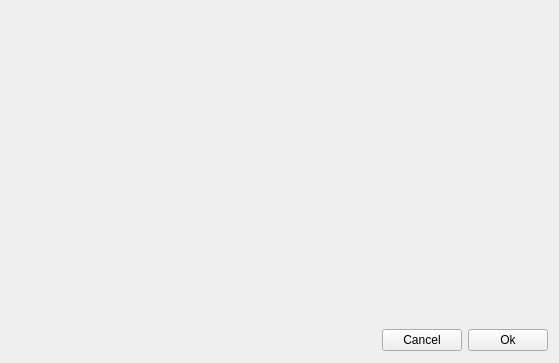
<?xml version="1.0" encoding="UTF-8"?>
<ui version="4.0">
 <class>SelectSkyboxDialog</class>
 <widget class="QDialog" name="SelectSkyboxDialog">
  <property name="geometry">
   <rect>
    <x>0</x>
    <y>0</y>
    <width>559</width>
    <height>363</height>
   </rect>
  </property>
  <property name="windowTitle">
   <string>Dialog</string>
  </property>
  <layout class="QVBoxLayout" name="verticalLayout">
   <item>
    <layout class="QGridLayout" name="gridLayout_2">
     <item row="1" column="0">
      <widget class="QPushButton" name="xButton">
       <property name="minimumSize">
        <size>
         <width>100</width>
         <height>100</height>
        </size>
       </property>
       <property name="maximumSize">
        <size>
         <width>100</width>
         <height>100</height>
        </size>
       </property>
       <property name="text">
        <string/>
       </property>
       <property name="icon">
        <iconset resource="../../EditorResources.qrc">
         <normaloff>:/icons/Icons/sb_x.png</normaloff>:/icons/Icons/sb_x.png</iconset>
       </property>
       <property name="iconSize">
        <size>
         <width>97</width>
         <height>97</height>
        </size>
       </property>
       <property name="flat">
        <bool>true</bool>
       </property>
      </widget>
     </item>
     <item row="1" column="4">
      <widget class="QPushButton" name="nyButton">
       <property name="minimumSize">
        <size>
         <width>100</width>
         <height>100</height>
        </size>
       </property>
       <property name="maximumSize">
        <size>
         <width>100</width>
         <height>100</height>
        </size>
       </property>
       <property name="text">
        <string/>
       </property>
       <property name="icon">
        <iconset resource="../../EditorResources.qrc">
         <normaloff>:/icons/Icons/sb_ny.png</normaloff>:/icons/Icons/sb_ny.png</iconset>
       </property>
       <property name="iconSize">
        <size>
         <width>97</width>
         <height>97</height>
        </size>
       </property>
       <property name="flat">
        <bool>true</bool>
       </property>
      </widget>
     </item>
     <item row="1" column="2">
      <widget class="QPushButton" name="yButton">
       <property name="minimumSize">
        <size>
         <width>100</width>
         <height>100</height>
        </size>
       </property>
       <property name="maximumSize">
        <size>
         <width>100</width>
         <height>100</height>
        </size>
       </property>
       <property name="text">
        <string/>
       </property>
       <property name="icon">
        <iconset resource="../../EditorResources.qrc">
         <normaloff>:/icons/Icons/sb_y.png</normaloff>:/icons/Icons/sb_y.png</iconset>
       </property>
       <property name="iconSize">
        <size>
         <width>97</width>
         <height>97</height>
        </size>
       </property>
       <property name="flat">
        <bool>true</bool>
       </property>
      </widget>
     </item>
     <item row="1" column="3">
      <widget class="QPushButton" name="nxButton">
       <property name="minimumSize">
        <size>
         <width>100</width>
         <height>100</height>
        </size>
       </property>
       <property name="maximumSize">
        <size>
         <width>100</width>
         <height>100</height>
        </size>
       </property>
       <property name="text">
        <string/>
       </property>
       <property name="icon">
        <iconset resource="../../EditorResources.qrc">
         <normaloff>:/icons/Icons/sb_nx.png</normaloff>:/icons/Icons/sb_nx.png</iconset>
       </property>
       <property name="iconSize">
        <size>
         <width>97</width>
         <height>97</height>
        </size>
       </property>
       <property name="flat">
        <bool>true</bool>
       </property>
      </widget>
     </item>
     <item row="0" column="2">
      <widget class="QPushButton" name="zButton">
       <property name="minimumSize">
        <size>
         <width>100</width>
         <height>100</height>
        </size>
       </property>
       <property name="maximumSize">
        <size>
         <width>100</width>
         <height>100</height>
        </size>
       </property>
       <property name="text">
        <string/>
       </property>
       <property name="icon">
        <iconset resource="../../EditorResources.qrc">
         <normaloff>:/icons/Icons/sb_z.png</normaloff>:/icons/Icons/sb_z.png</iconset>
       </property>
       <property name="iconSize">
        <size>
         <width>97</width>
         <height>97</height>
        </size>
       </property>
       <property name="flat">
        <bool>true</bool>
       </property>
      </widget>
     </item>
     <item row="2" column="2">
      <widget class="QPushButton" name="nzButton">
       <property name="minimumSize">
        <size>
         <width>100</width>
         <height>100</height>
        </size>
       </property>
       <property name="maximumSize">
        <size>
         <width>100</width>
         <height>100</height>
        </size>
       </property>
       <property name="text">
        <string/>
       </property>
       <property name="icon">
        <iconset resource="../../EditorResources.qrc">
         <normaloff>:/icons/Icons/sb_nz.png</normaloff>:/icons/Icons/sb_nz.png</iconset>
       </property>
       <property name="iconSize">
        <size>
         <width>97</width>
         <height>97</height>
        </size>
       </property>
       <property name="flat">
        <bool>true</bool>
       </property>
      </widget>
     </item>
    </layout>
   </item>
   <item>
    <layout class="QHBoxLayout" name="horizontalLayout">
     <item>
      <spacer name="horizontalSpacer">
       <property name="orientation">
        <enum>Qt::Horizontal</enum>
       </property>
       <property name="sizeType">
        <enum>QSizePolicy::Expanding</enum>
       </property>
       <property name="sizeHint" stdset="0">
        <size>
         <width>40</width>
         <height>20</height>
        </size>
       </property>
      </spacer>
     </item>
     <item>
      <widget class="QPushButton" name="cancelButton">
       <property name="text">
        <string>Cancel</string>
       </property>
      </widget>
     </item>
     <item>
      <widget class="QPushButton" name="okButton">
       <property name="text">
        <string>Ok</string>
       </property>
      </widget>
     </item>
    </layout>
   </item>
  </layout>
 </widget>
 <resources>
  <include location="../../EditorResources.qrc"/>
 </resources>
 <connections>
  <connection>
   <sender>cancelButton</sender>
   <signal>clicked()</signal>
   <receiver>SelectSkyboxDialog</receiver>
   <slot>close()</slot>
   <hints>
    <hint type="sourcelabel">
     <x>441</x>
     <y>341</y>
    </hint>
    <hint type="destinationlabel">
     <x>881</x>
     <y>468</y>
    </hint>
   </hints>
  </connection>
 </connections>
</ui>
